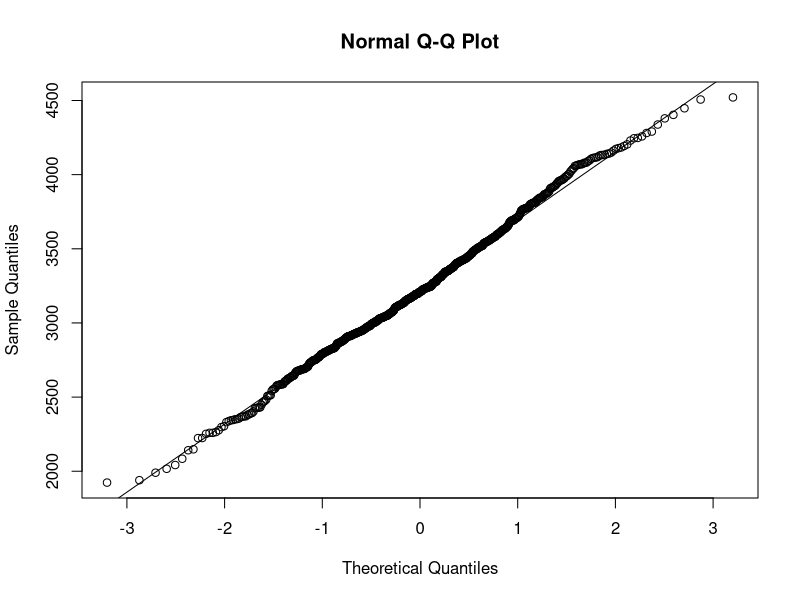
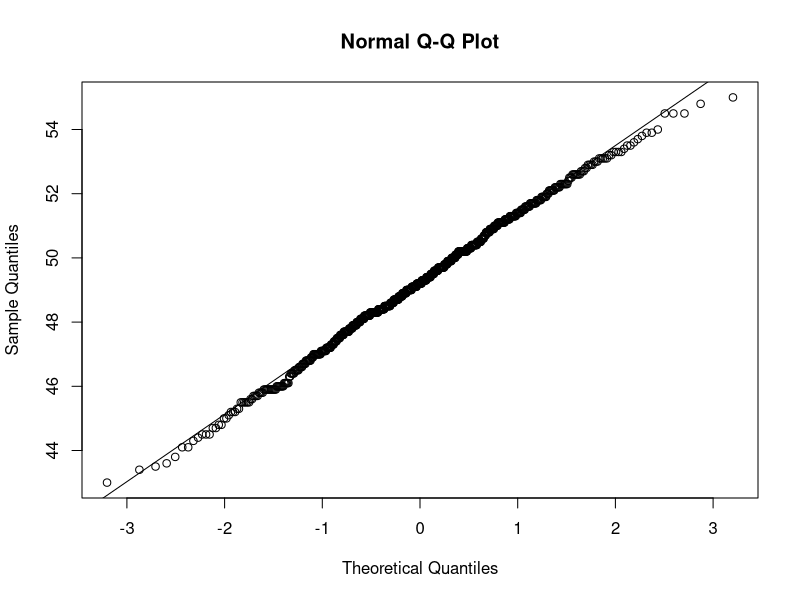
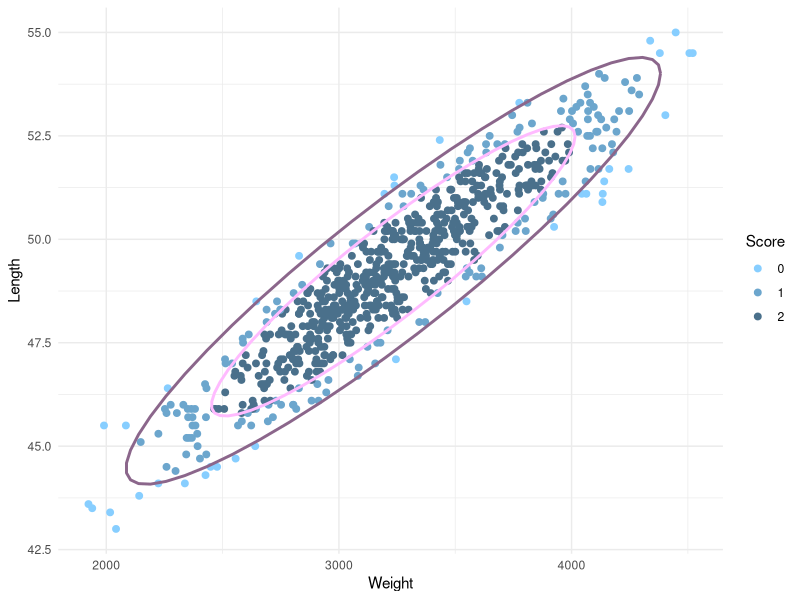
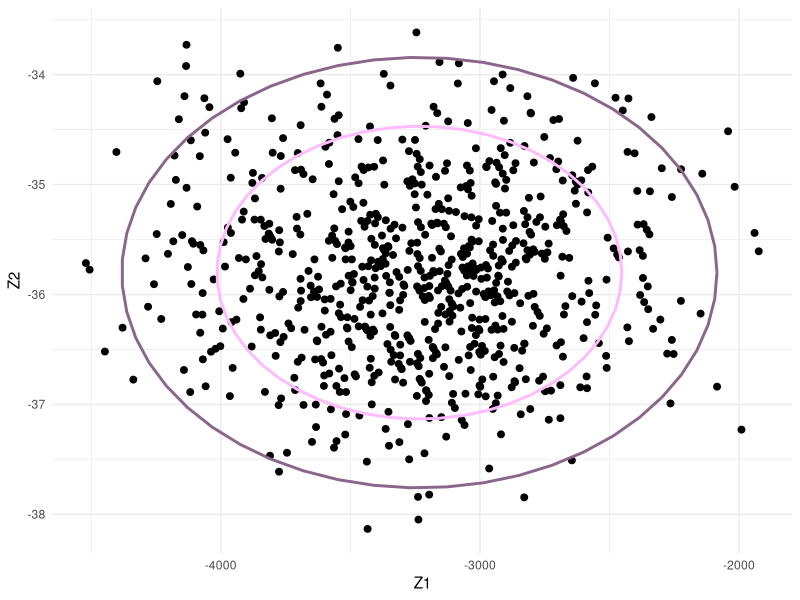
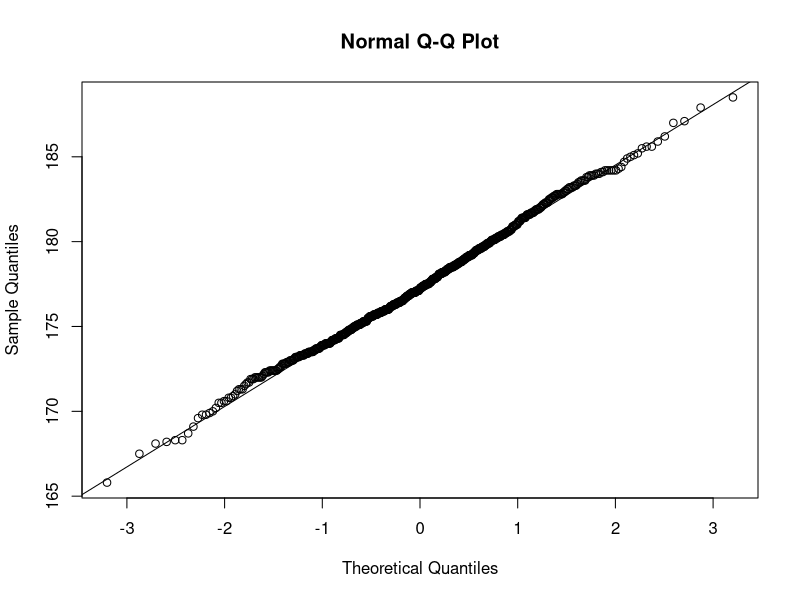
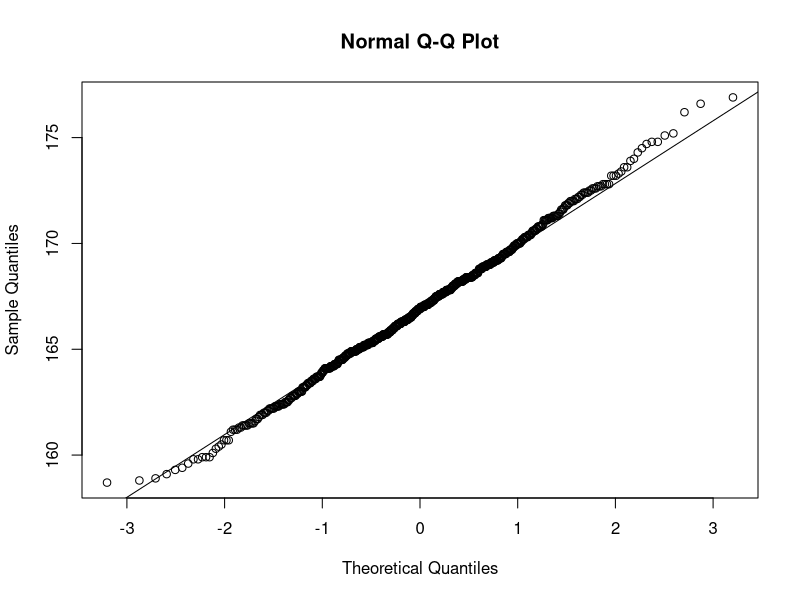
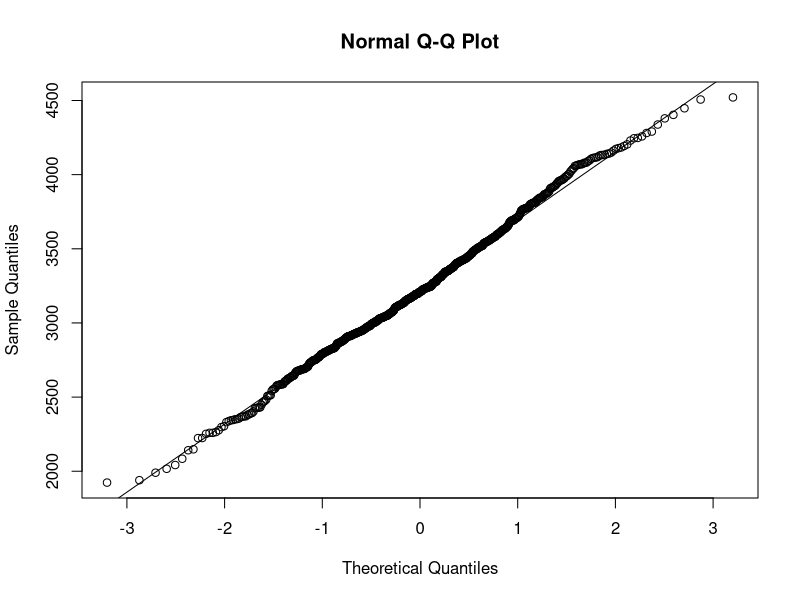
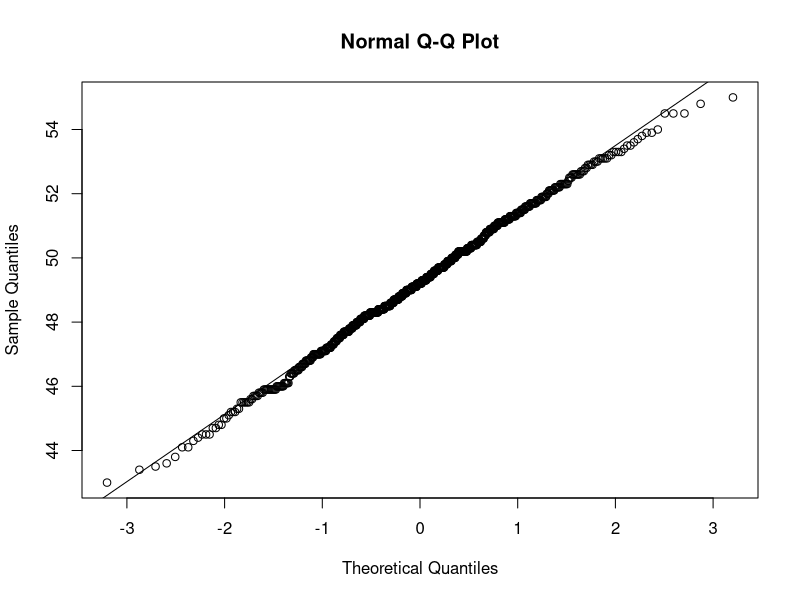

Write R code to recreate these figures, in order.
#zasada 3 sigm dodać do raportu
library(car)
library(ggplot2)
setwd("C:\\Users\\ameli\\Documents\\R\\statistical learning")

WL <- read.delim("WeightLength.txt")

mu_w <- mean(WL$Weight)
mu_l <- mean(WL$Length)

#możesz zamiast tego colMeans

var_w <- var(WL$Weight)
var_l <- var(WL$Length)
cov_wl <- cov(WL$Weight, WL$Length)

mu <- c(mu_w, mu_l)
sigma <- matrix(c(var_w, cov_wl, cov_wl, var_l), nrow = 2, ncol = 2)

qqnorm(WL$Weight)
qqline(WL$Weight)
qqnorm(WL$Length)
qqline(WL$Length)

WL_mat <- as.matrix(WL)
fun <- mahalanobis(WL, mu, sigma)
alpha_95 <- qchisq(0.95, 2)
alpha_75 <- qchisq(0.75, 2)
score2 <- sum(fun <= alpha_75)
score1 <- sum(fun <= alpha_95 & fun > alpha_75)
score0 <- sum(fun > alpha_95)

ell_95 <- as.data.frame(ellipse(mu, sigma, sqrt(alpha_95)))
ell_75 <- as.data.frame(ellipse(mu, sigma, sqrt(alpha_75)))
colnames(ell_95) <- c("Weight", "Length")
colnames(ell_75) <- c("Weight", "Length")

score <- ifelse(fun <= alpha_75, 2,
                ifelse(fun <= alpha_95, 1, 0))

WL$score <- score

ggplot(WL, aes(Weight, Length, color = factor(score))) +
  geom_point(size = 2) +
  geom_path(data = ell_95, aes(Weight, Length), color = "plum4", linewidth = 1) +
  geom_path(data = ell_75, aes(Weight, Length), color = "plum1", linewidth = 1) +
  scale_color_manual(values = c("0"="skyblue1","1"="skyblue3","2"="skyblue4")) +
  labs(color = "Score") +
  theme_minimal()

P <- eigen(sigma)$vectors
len_P <- apply(P, 2, function(v) sqrt(sum(v^2))) #1 so it is ok

WL_new <- apply(WL_mat, 1, function(x) t(P) %*% x)

WL_new_df <- as.data.frame(t(WL_new))
colnames(WL_new_df) <- c("Z1","Z2")

mean_WL_new <- c(mean(WL_new_df$Z1), mean(WL_new_df$Z2))
sigma_WL_new <- cov(WL_new_df)

ell_95 <- as.data.frame(ellipse(mean_WL_new, sigma_WL_new, sqrt(alpha_95)))
ell_75 <- as.data.frame(ellipse(mean_WL_new, sigma_WL_new, sqrt(alpha_75)))
colnames(ell_95) <- c("Weight", "Length")
colnames(ell_75) <- c("Weight", "Length")
fun <- mahalanobis(WL_new_df, mean_WL_new, sigma_WL_new)

score <- ifelse(fun <= alpha_75, 2,
                ifelse(fun <= alpha_95, 1, 0))

WL_new_df$score <- score

ggplot(WL_new_df, aes(Z1, Z2)) +
  geom_point(size = 2) +
  geom_path(data = ell_95, aes(Weight, Length), color = "plum4", linewidth = 1) +
  geom_path(data = ell_75, aes(Weight, Length), color = "plum1", linewidth = 1) +
  scale_color_manual(values = c("0"="skyblue1","1"="skyblue3","2"="skyblue4")) +
  labs(color = "Score") +
  theme_minimal()

PWL <- read.delim("ParentsWeightLength.txt")

mu_fh <- mean(PWL$FatherHeight)
mu_mh <- mean(PWL$MotherHeight)
mu_w2 <- mean(PWL$Weight)
mu_l2 <- mean(PWL$Length)

mu <- c(mu_fh, mu_mh, mu_w2, mu_l2)
sigma2 <- cov(PWL)

qqnorm(PWL$FatherHeight)
qqline(PWL$FatherHeight)
qqnorm(PWL$MotherHeight)
qqline(PWL$MotherHeight)
qqnorm(PWL$Weight)
qqline(PWL$Weight)
qqnorm(PWL$Length)
qqline(PWL$Length)

child_mu <- c(mu_w2, mu_l2)
parent_mu <- c(mu_fh, mu_mh)
sigma22 <- sigma2[1:2, 1:2]
sigma11 <- sigma2[3:4, 3:4]
sigma21 <- sigma2[1:2, 3:4]
sigma12 <- sigma2[3:4, 1:2]

mu_cond <- t(apply(PWL[, 1:2],1,function(x){
  child_mu + sigma12 %*% solve(sigma22) %*% (x - parent_mu)
}))

sigma_cond <- sigma11 - sigma12 %*% solve(sigma22) %*% sigma21

fun2 <- numeric(nrow(PWL))

for(i in 1:nrow(PWL)){
  fun2[i] <- mahalanobis(PWL[i, 3:4], mu_cond[i,], sigma_cond)
}

ell_95 <- as.data.frame(ellipse(child_mu, sigma_cond, sqrt(alpha_95)))
ell_75 <- as.data.frame(ellipse(child_mu, sigma_cond, sqrt(alpha_75)))
colnames(ell_95) <- c("Weight", "Length")
colnames(ell_75) <- c("Weight", "Length")

score2 <- sum(fun2 <= alpha_75)
score1 <- sum(fun2 <= alpha_95 & fun2 > alpha_75)
score0 <- sum(fun2 > alpha_95)

score <- ifelse(fun2 <= alpha_75,2,
                ifelse(fun2 <= alpha_95,1,0))

PWL_mat <- as.matrix(PWL)
PWL$score <- score

ggplot(PWL, aes(Weight, Length, color=factor(score)))+
  geom_point(size=2)+
  geom_path(data=ell_95, aes(Weight,Length),
            color="purple", linewidth=1)+
  geom_path(data=ell_75, aes(Weight,Length),
            color="pink", linewidth=1)+
  theme_minimal()

mu_spec <- child_mu + sigma12 %*% solve(sigma22) %*% (c(185, 178) - parent_mu)
mu_spec_vector <- as.vector(mu_spec)

ell2_95 <- as.data.frame(ellipse(as.vector(mu_spec), sigma_cond, sqrt(alpha_95)))
ell2_75 <- as.data.frame(ellipse(as.vector(mu_spec), sigma_cond, sqrt(alpha_75)))
colnames(ell2_95) <- c("Weight", "Length")
colnames(ell2_75) <- c("Weight", "Length")

ggplot(PWL, aes(x = Weight, y = Length)) +
  geom_point(alpha = 0.3) + # stare dane w tle
  geom_path(data = ell2_95, color = "red", linewidth = 1) +  # Elipsa 95% dla nowych rodziców
  geom_path(data = ell2_75, color = "blue", linewidth = 1) + # Elipsa 75% dla nowych rodziców
  geom_point(aes(x = mu_spec_vector[1], y = mu_spec_vector[2]), 
             color = "black", shape = 4, size = 5) + # Środek (przewidywany wzrost dziecka)
  labs(title = "Classification Ellipsoids for Parents (185cm, 178cm)",
       subtitle = "Cross marks the predicted (conditional mean) weight and length") +
  theme_minimal()

sigma2_P <- eigen(sigma2)$vectors
len_sigma2_P <- apply(sigma2_P, 2, function(v) sqrt(sum(v^2))) #1 so it is ok
